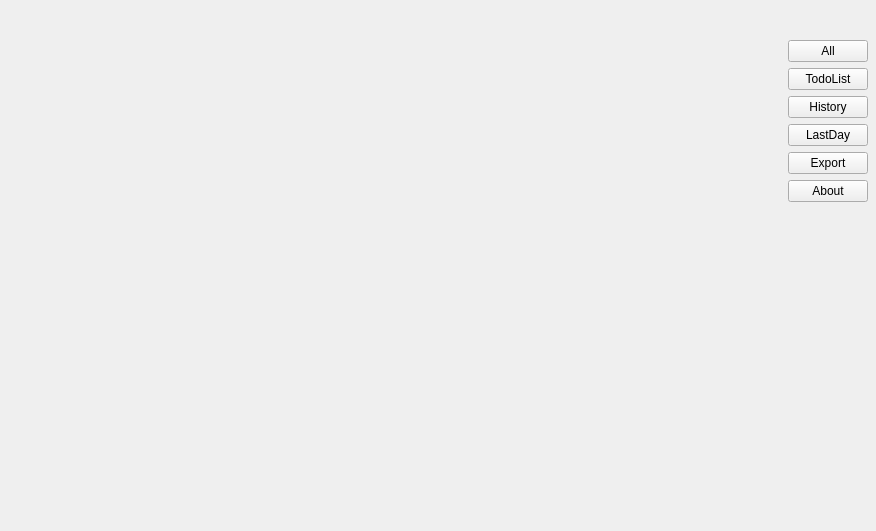
<?xml version="1.0" encoding="UTF-8"?>
<ui version="4.0">
 <class>QTodoMainWin</class>
 <widget class="QMainWindow" name="QTodoMainWin">
  <property name="geometry">
   <rect>
    <x>0</x>
    <y>0</y>
    <width>876</width>
    <height>531</height>
   </rect>
  </property>
  <property name="windowTitle">
   <string>QTodoMainWin</string>
  </property>
  <property name="styleSheet">
   <string notr="true">#QTodoMainWin{
}</string>
  </property>
  <widget class="QWidget" name="centralWidget">
   <layout class="QHBoxLayout" name="horizontalLayout_3">
    <property name="spacing">
     <number>0</number>
    </property>
    <property name="leftMargin">
     <number>0</number>
    </property>
    <property name="topMargin">
     <number>0</number>
    </property>
    <property name="rightMargin">
     <number>0</number>
    </property>
    <property name="bottomMargin">
     <number>0</number>
    </property>
    <item>
     <widget class="QStackedWidget" name="stackedWidget">
      <widget class="QWidget" name="page_items">
       <layout class="QVBoxLayout" name="verticalLayout_3">
        <property name="spacing">
         <number>0</number>
        </property>
        <property name="leftMargin">
         <number>0</number>
        </property>
        <property name="topMargin">
         <number>0</number>
        </property>
        <property name="rightMargin">
         <number>0</number>
        </property>
        <property name="bottomMargin">
         <number>0</number>
        </property>
        <item>
         <widget class="QWidget" name="widget_items" native="true">
          <layout class="QVBoxLayout" name="verticalLayout">
           <property name="spacing">
            <number>0</number>
           </property>
           <property name="leftMargin">
            <number>0</number>
           </property>
           <property name="topMargin">
            <number>0</number>
           </property>
           <property name="rightMargin">
            <number>0</number>
           </property>
           <property name="bottomMargin">
            <number>0</number>
           </property>
           <item>
            <layout class="QHBoxLayout" name="horizontalLayout">
             <property name="spacing">
              <number>0</number>
             </property>
             <item>
              <widget class="QTodoItemWidget" name="widget0" native="true">
               <property name="minimumSize">
                <size>
                 <width>100</width>
                 <height>100</height>
                </size>
               </property>
              </widget>
             </item>
             <item>
              <widget class="QTodoItemWidget" name="widget1" native="true">
               <property name="minimumSize">
                <size>
                 <width>100</width>
                 <height>100</height>
                </size>
               </property>
              </widget>
             </item>
            </layout>
           </item>
           <item>
            <layout class="QHBoxLayout" name="horizontalLayout_2">
             <property name="spacing">
              <number>0</number>
             </property>
             <item>
              <widget class="QTodoItemWidget" name="widget2" native="true">
               <property name="minimumSize">
                <size>
                 <width>100</width>
                 <height>100</height>
                </size>
               </property>
              </widget>
             </item>
             <item>
              <widget class="QTodoItemWidget" name="widget3" native="true">
               <property name="minimumSize">
                <size>
                 <width>100</width>
                 <height>100</height>
                </size>
               </property>
              </widget>
             </item>
            </layout>
           </item>
          </layout>
         </widget>
        </item>
       </layout>
      </widget>
      <widget class="QWidget" name="page_history"/>
      <widget class="QWidget" name="page_export"/>
     </widget>
    </item>
    <item>
     <widget class="QWidget" name="widget_buttons" native="true">
      <property name="maximumSize">
       <size>
        <width>16777215</width>
        <height>16777215</height>
       </size>
      </property>
      <layout class="QVBoxLayout" name="verticalLayout_2">
       <property name="spacing">
        <number>6</number>
       </property>
       <property name="leftMargin">
        <number>0</number>
       </property>
       <property name="topMargin">
        <number>0</number>
       </property>
       <property name="rightMargin">
        <number>8</number>
       </property>
       <property name="bottomMargin">
        <number>0</number>
       </property>
       <item>
        <spacer name="verticalSpacer_2">
         <property name="orientation">
          <enum>Qt::Vertical</enum>
         </property>
         <property name="sizeType">
          <enum>QSizePolicy::Fixed</enum>
         </property>
         <property name="sizeHint" stdset="0">
          <size>
           <width>20</width>
           <height>40</height>
          </size>
         </property>
        </spacer>
       </item>
       <item>
        <widget class="QPushButton" name="pushButton_3">
         <property name="sizePolicy">
          <sizepolicy hsizetype="Minimum" vsizetype="Preferred">
           <horstretch>0</horstretch>
           <verstretch>0</verstretch>
          </sizepolicy>
         </property>
         <property name="text">
          <string>All</string>
         </property>
         <property name="autoDefault">
          <bool>false</bool>
         </property>
         <property name="default">
          <bool>false</bool>
         </property>
         <property name="flat">
          <bool>false</bool>
         </property>
        </widget>
       </item>
       <item>
        <widget class="QPushButton" name="pushButton_6">
         <property name="sizePolicy">
          <sizepolicy hsizetype="Minimum" vsizetype="Preferred">
           <horstretch>0</horstretch>
           <verstretch>0</verstretch>
          </sizepolicy>
         </property>
         <property name="text">
          <string>TodoList</string>
         </property>
         <property name="autoDefault">
          <bool>false</bool>
         </property>
         <property name="default">
          <bool>false</bool>
         </property>
         <property name="flat">
          <bool>false</bool>
         </property>
        </widget>
       </item>
       <item>
        <widget class="QPushButton" name="pushButton_5">
         <property name="sizePolicy">
          <sizepolicy hsizetype="Minimum" vsizetype="Preferred">
           <horstretch>0</horstretch>
           <verstretch>0</verstretch>
          </sizepolicy>
         </property>
         <property name="text">
          <string>History</string>
         </property>
         <property name="autoDefault">
          <bool>false</bool>
         </property>
         <property name="default">
          <bool>false</bool>
         </property>
         <property name="flat">
          <bool>false</bool>
         </property>
        </widget>
       </item>
       <item>
        <widget class="QPushButton" name="pushButton_7">
         <property name="sizePolicy">
          <sizepolicy hsizetype="Minimum" vsizetype="Preferred">
           <horstretch>0</horstretch>
           <verstretch>0</verstretch>
          </sizepolicy>
         </property>
         <property name="text">
          <string>LastDay</string>
         </property>
         <property name="autoDefault">
          <bool>false</bool>
         </property>
         <property name="default">
          <bool>false</bool>
         </property>
         <property name="flat">
          <bool>false</bool>
         </property>
        </widget>
       </item>
       <item>
        <widget class="QPushButton" name="pushButton_export">
         <property name="sizePolicy">
          <sizepolicy hsizetype="Minimum" vsizetype="Preferred">
           <horstretch>0</horstretch>
           <verstretch>0</verstretch>
          </sizepolicy>
         </property>
         <property name="text">
          <string>Export</string>
         </property>
         <property name="autoDefault">
          <bool>false</bool>
         </property>
         <property name="default">
          <bool>false</bool>
         </property>
         <property name="flat">
          <bool>false</bool>
         </property>
        </widget>
       </item>
       <item>
        <widget class="QPushButton" name="pushButton">
         <property name="sizePolicy">
          <sizepolicy hsizetype="Minimum" vsizetype="Preferred">
           <horstretch>0</horstretch>
           <verstretch>0</verstretch>
          </sizepolicy>
         </property>
         <property name="text">
          <string>About</string>
         </property>
         <property name="autoDefault">
          <bool>false</bool>
         </property>
         <property name="default">
          <bool>false</bool>
         </property>
         <property name="flat">
          <bool>false</bool>
         </property>
        </widget>
       </item>
       <item>
        <spacer name="verticalSpacer">
         <property name="orientation">
          <enum>Qt::Vertical</enum>
         </property>
         <property name="sizeHint" stdset="0">
          <size>
           <width>20</width>
           <height>40</height>
          </size>
         </property>
        </spacer>
       </item>
      </layout>
     </widget>
    </item>
   </layout>
  </widget>
  <action name="actionSave">
   <property name="text">
    <string>Save</string>
   </property>
  </action>
  <action name="actionExit">
   <property name="text">
    <string>Exit</string>
   </property>
  </action>
  <action name="actionHelp">
   <property name="text">
    <string>Help</string>
   </property>
  </action>
 </widget>
 <layoutdefault spacing="6" margin="11"/>
 <customwidgets>
  <customwidget>
   <class>QTodoItemWidget</class>
   <extends>QWidget</extends>
   <header>Widgets/QTodoItemWidget.h</header>
   <container>1</container>
  </customwidget>
 </customwidgets>
 <resources/>
 <connections/>
</ui>
